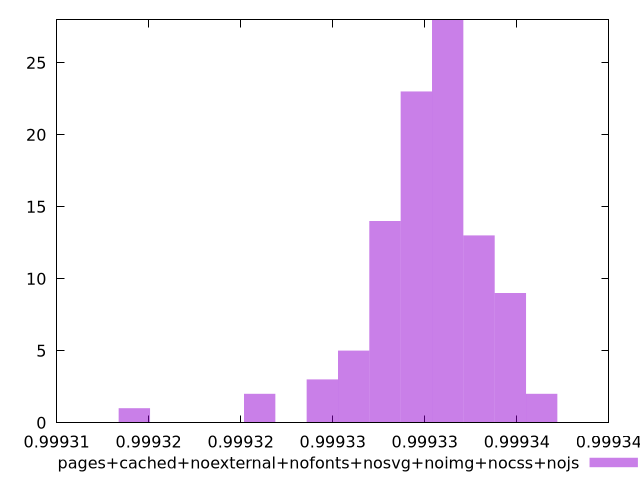

Generate this figure with gnuplot:
$_pagesCachedNoexternalNofontsNosvgNoimgNocssNojs <<EOF
0.9993329455761983 13
0.9993210306804398 2
0.9993312434482329 28
0.9993261370643363 5
0.9993295413202673 23
0.9993278391923018 14
0.9993244349363708 3
0.9993346477041638 9
0.9993363498321294 2
0.9993142221685777 1
EOF
set key outside below
set terminal pngcairo
set output "report_00005_2020-11-02T22-26-11.212Z/speed-index/pages+cached+noexternal+nofonts+nosvg+noimg+nocss+nojs//hist.png"
set yrange [0:28]
set boxwidth 0.0000017021279655126456
set style fill transparent solid 0.5 noborder
plot $_pagesCachedNoexternalNofontsNosvgNoimgNocssNojs title "pages+cached+noexternal+nofonts+nosvg+noimg+nocss+nojs" with boxes ,
